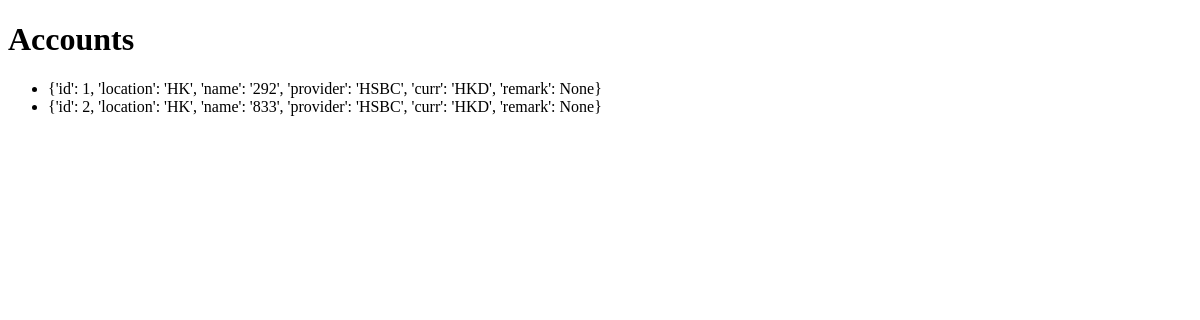
Page /testing/ on the earlier database version.
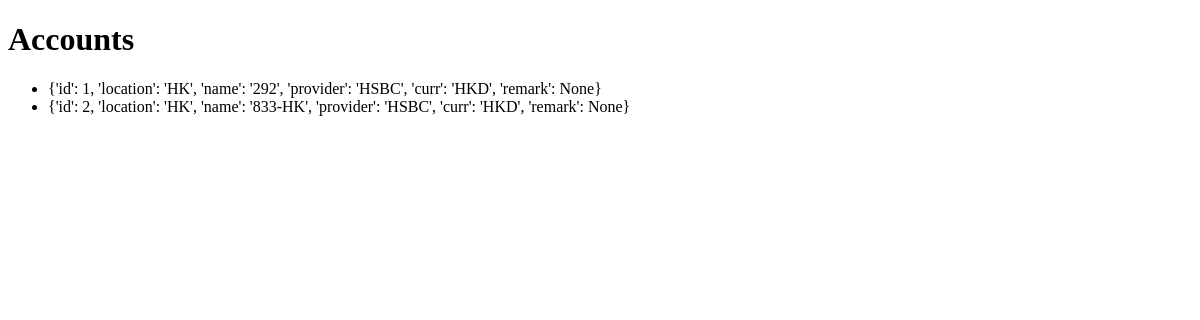
Same page on the later database version.
### accounts/models.py (models this page shows, shortened)
class Account(models.Model):
  location  = models.CharField(max_length=255)
  name      = models.CharField(max_length=255)
  provider  = models.CharField(max_length=255)
  curr      = models.CharField(max_length=255, default="HKD")
  remark    = models.CharField(max_length=255, null=True, default=None, blank=True)

### accounts/views.py (the view)
# urls.py: path('testing/', views.testing, name='testing'),
def testing(request):
  data = Account.objects.filter(provider='HSBC', location="HK").values()
  template = loader.get_template('testing.html')
  context = {
    'data': data,
  }
  return HttpResponse(template.render(context, request))

### accounts/templates/testing.html (shortened to what this page needs)
<!DOCTYPE html>
<html lang="en">
<head>
</head>
<body>
    <h1>Accounts</h1>
    <ul>
        {% for x in data %}
        <li>{{ x }}</li>
        {% endfor %}
    </ul>
</body>
</html>

Differences in the rows shown:
changed Account (number 2 of 2 on the later page): x "{'id': 2, 'location': 'HK', 'name': '833', 'provider': 'HSBC', 'curr': 'HKD', 'remark': None}" → "{'id': 2, 'location': 'HK', 'name': '833-HK', 'provider': 'HSBC', 'curr': 'HKD', 'remark': None}"
